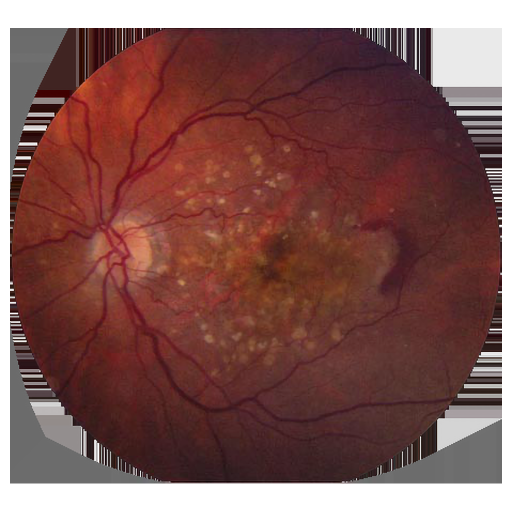
#> input picture Software/Python/BETA/Alpha/Age-related macular degeneration.png, 1024 x 1024 px, found by its file name (shown at 1/2 size)
$ python testing_1_2.py
#> lines starting #> are read from the running program, lines starting #| are printed output that depends on the picture; pictures that were not available may be replaced by others from this repository, and a replacement may not be noted
import numpy                                    as np       # Always behind the scenes
import requests                                             # Allows the program to send organic, grass-fed HTTP requests
import cv2                                                  # It's always a good idea to give vision to computers
import json                                                 # Allows the program to write and read parameters for tracking
import argparse                                             # CMD FTW
import os, platform

#---------setting up argparse-----------

parser = argparse.ArgumentParser()
parser.add_argument("-v", "--setvalues", action="store_true", help="allows you to set the program parameters")
parser.add_argument("-s", "--stream", default="rtsp://192.168.1.88/av0_1", type=str, help="sets the path to the\
image file, if none given goes to stream")
parser.add_argument("-o", "--overlay", required=False, type=str, help="sets the path to desired\
overlay image")
args = parser.parse_args()

#---------setting up Camera class-----------

class Camera:
    ''' Camera Class for the IP Camera, has 3 main methods

    Pan-Tilt-Zoom (PTZ): allows the camera to zoom and focus using the associated action strings,
    *the computer Needs to have the same IP address as the camera to function properly*
    Actions:
        ZoomADD: zooms the camera in by one step then attempts autofocus;
        ZoomSub: zooms the camera out by one step then attempts autofocus;
        FocusADD: focus' the camera in by one step;
        FocusSub: focus' the camera out by one step;

    Stream: displays the camera stream, while printing the video resolution

    Record: records the video stream to file using the inputed file name (remember ".avi" at the end)
    '''
    def __init__(self, ip = '192.168.1.88', user = 'admin', pwd = 'admin'):  # Default values are camera defaults
        self.ip = str(ip)
        self.user = str(user)
        self.pwd = str(pwd)
    # [39 lines left out: functions PTZ, Stream, Record, not called in this run]

camera = Camera()  # For easier access

#---------setting up Tracking and Overlaying Functions-----------

# [15 lines left out: function control, not called in this run]

def placeholder( x ):
    ''' Needed for trackbar functinality'''
    pass
def placeholder2( x ):
    ''' Needed for trackbar functinality'''
    pass
def placeholder3( x ):
    ''' Needed for trackbar functinality'''
    pass

#-----

def setup_windows2():
    ''' Sets up overlay scaling window for final display'''
    cv2.namedWindow( "ScaleBar" )
    cv2.moveWindow("ScaleBar", 0, 0)  # Sets window postion to top left of display
    cv2.createTrackbar( "OverlayScaleValue", "ScaleBar", 100, 200, placeholder2 )
    cv2.setMouseCallback( "ScaleBar", control )

    return
# [131 lines left out: functions setup_windows, ScaleBar_update, update_detector, get_trackbar_values, setup_detector, procFrame, not called in this run]

#-----

def prepare_overlay( img=None ):
    ''' Prepares the overlay with an alpha channel'''
    # Check whether an overlay is specified
    if( img != None ):
        # Load specific overlay
        img = cv2.imread( img, cv2.IMREAD_UNCHANGED )
    else:
        src = "/home/pi/pd3d/repos/AugmentedOphthalmoscope/Software/Python/BETA/Alpha/Age-related macular degeneration.png"
        # Load default overlay
        img = cv2.imread( src  , cv2.IMREAD_UNCHANGED )
#> img is the input picture: shape (1024, 1024, 4); mean B, G, R, A 83.4, 86.8, 127.7, 101.8
        # Load overlay image with Alpha channel

    # Split into constituent channels
    ( B, G, R, A ) = cv2.split( img )
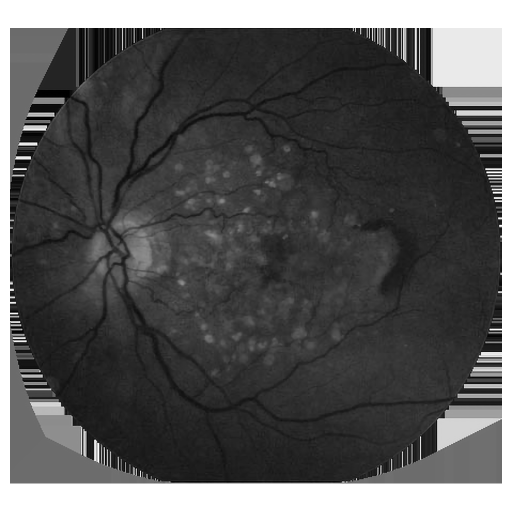
#> G: shape (1024, 1024) (shown at 1/2 size); min 0, max 255, mean 86.8
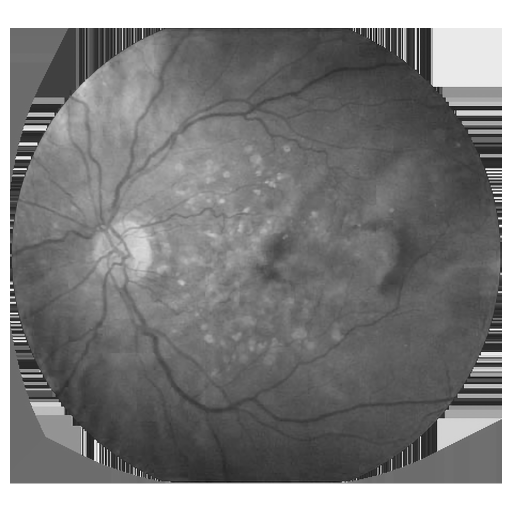
#> R: shape (1024, 1024) (shown at 1/2 size); min 0, max 255, mean 127.7
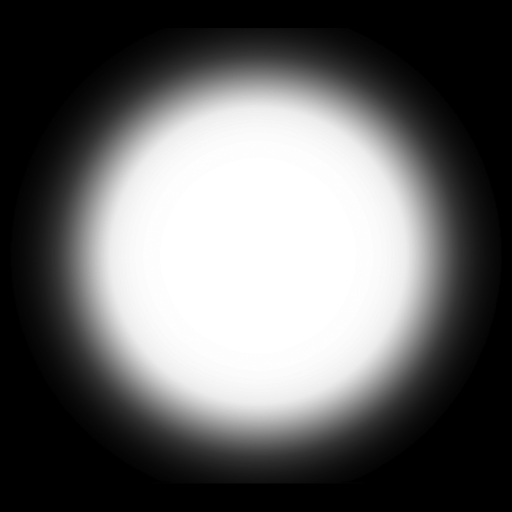
#> A: shape (1024, 1024) (shown at 1/2 size); min 0, max 255, mean 101.8
    # Add the Alpha to the B channel
    B = cv2.bitwise_and( B, B, mask=A )
    # Add the Alpha to the G channel
    G = cv2.bitwise_and( G, G, mask=A )
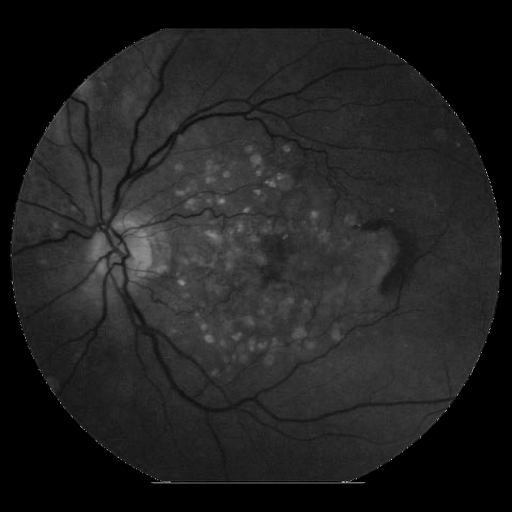
#> G: shape (1024, 1024) (shown at 1/2 size); min 0, max 255, mean 33.2
    # Add the Alpha to the R channel
    R = cv2.bitwise_and( R, R, mask=A )
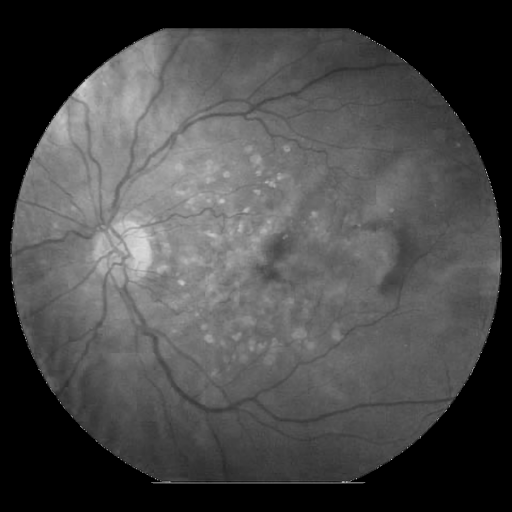
#> R: shape (1024, 1024) (shown at 1/2 size); min 0, max 255, mean 72.8
    # Finally, merge them back
    img = cv2.merge( [B, G, R, A] )
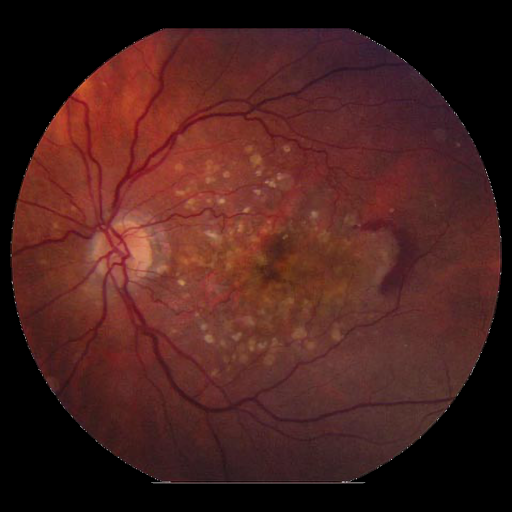
#> img: shape (1024, 1024, 4) (shown at 1/2 size); mean B, G, R, A 29.7, 33.2, 72.8, 101.8


    return( img )

#-----

# [103 lines left out: functions add_overlay, find_pupil, write_parameters, not called in this run]

#-----

def read_parameters( filename='parameter_data' ):
    ''' Reads parameter data in a JSON file for new program reset window'''
    parameters = cv2.SimpleBlobDetector_Params()
    with open( filename ) as json_file:
        param_dict = json.load(json_file)
        for p in param_dict['blobparam']:
            parameters.minDistBetweenBlobs = p['minDistBetweenBlobs']
            parameters.minInertiaRatio = p['minInertiaRatio']
            parameters.minConvexity = p['minConvexity']
            parameters.minCircularity = p['minCircularity']
            parameters.blobColor = p['color']
            parameters.maxArea = p['maxArea']
            parameters.minArea =  p['minArea']
        minHSV = np.empty(3)
        for p in param_dict['minHSV']:
            minHSV[0] = p['minH']
            minHSV[1] = p['minS']
            minHSV[2] = p['minV']
        maxHSV = np.empty(3)
        for p in param_dict['maxHSV']:
            maxHSV[0] = p['maxH']
            maxHSV[1] = p['maxS']
            maxHSV[2] = p['maxV']

    return ( parameters, minHSV, maxHSV )

#---------Running the program-----------

stream = cv2.VideoCapture(args.stream)  # Stream info from argparse

current_path     = os.getcwd()  # Get current working directory
overlay_path     = current_path + "/Alpha"  # Path to overlays
overlay_path_list= []  # List of images w\ full path
overlay_name_list= []  # List of images' names
valid_extensions = [ ".png" ]  # Allowable image extensions

for file in os.listdir( overlay_path ):  # Loop over images in directory
    extension    = os.path.splitext( file )[1]   # Get file's extensions

    if( extension.lower() not in valid_extensions ):  # If extensions is not in valid
        continue  # List, skip it.

    else:  # Else, append full file path
        overlay_path_list.append( os.path.join(overlay_path, file) )  # To list.
        overlay_name_list.append( os.path.splitext(file)[0] )

# Prepare overlay
global overlayImg, counter
counter     = 0  # Overlay switcher counter

if (args.overlay):  # If a overlay path is given
    overlayImg  = prepare_overlay( args["overlay"] )  # Prepare and process overlay
else:  # Else use defualt value in "prepare_overlay()" function
    overlayImg  = prepare_overlay()  # Prepare and process overlay

# If argparse setvalues flag is set trigger main loop
if(args.setvalues):
    setup_windows()  # Setup trackbar windows for main loop
    while(stream.isOpened()):
        ret, frame = stream.read()
        if ret == True:
            image = frame  # Copy for stacking
            (h, w) = frame.shape[:2]  # Determine width and height
            frame = np.dstack([ frame, np.ones((h, w),             # Stack the arrays in sequence,
                                               dtype="uint8") ])   # depth-wise ( along the z-axis )
            overlay = np.zeros( ( h, w, 4 ), "uint8" )  # Empty np array w\ same dimensions as the frame
            proc, minHSV, maxHSV = procFrame( image, None, None )  # Procceses frame for detection and returns values
            params, detector = update_detector()  # Updates detector values from trackbar
            image, img_detected, parameters = find_pupil( proc, overlay, overlayImg, frame )  # Returns positional data and parameters

            cv2.imshow( 'ScaleBar', image )  # Show final output
            cv2.imshow( 'BlobParamsBar', img_detected )  # Shows Blob detector window
            cv2.imshow( 'HSVbars', proc)  # Shows Rangefinder window
            if cv2.waitKey(1) & 0xFF == ord('r'):  # Press keystroke "r" to reset stream
                write_parameters( minHSV, maxHSV, parameters )
                print("Range Values")
                print(minHSV, maxHSV)
                print("Resetting program now")
                break
            elif cv2.waitKey(1) & 0xFF == ord('q'):  # Press keystroke "q" to quit stream
                print("Quitting now")
                break
        else:  # If video stream ends print values and exit
            print("Range Values")
            print(minHSV, maxHSV)
            print("Stream over, resetting program now")
            write_parameters( minHSV, maxHSV, parameters )
            break

    # Reset stream to reduce lag
    stream.release()
    cv2.destroyAllWindows()
    stream = cv2.VideoCapture(args.stream)

    setup_windows2()  # Setup final output window
    while(stream.isOpened()):
        ret, frame = stream.read()
        if ret == True:
            image = frame
            (h, w) = frame.shape[:2]  # Determine width and height
            frame = np.dstack([ frame, np.ones((h, w),                # Stack the arrays in sequence,
                                               dtype="uint8")*255 ])  # depth-wise ( along the z-axis )
            overlay = np.zeros( ( h, w, 4 ), "uint8" )  # Empty np array w\ same dimensions as the frame
            parameters, minHSV, maxHSV = read_parameters()  # Reads parameters from Json
            proc, minHSV, maxHSV = procFrame( image, minHSV, maxHSV )  # Procceses frame for detection and returns values
            image, img_detected, parameters = find_pupil( proc, overlay, overlayImg, frame, parameters )  # Returns positional data and parameters

            cv2.imshow( 'ScaleBar', image )  # Show final output
            if cv2.waitKey(1) & 0xFF == ord('q'):  # Press "q" to quit stream
                print("Closing program now")
                stream.release()
                cv2.destroyAllWindows()
        else:  # Break loop if stream is over
            print("Stream over, closing program now")
            break

# Else read parameter data from Json file fefault and show only final window
else:
    setup_windows2()
    while(stream.isOpened()):
        ret, frame = stream.read()
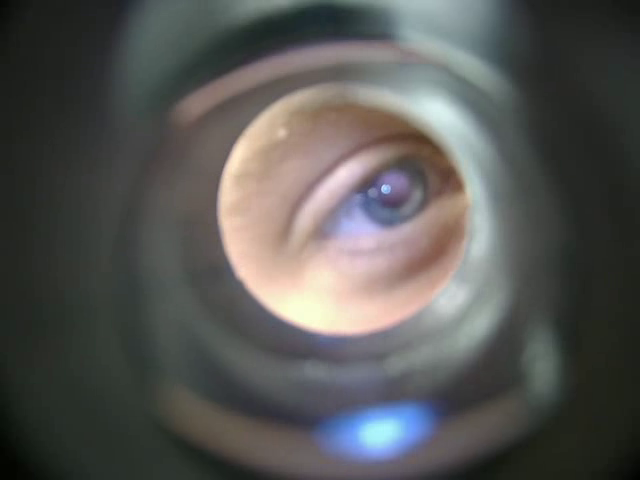
#> input picture frame 125 of Software/Python/BETA/blue_test_1.avi, 640 x 480 px, given in place of av0_1, which was not available
#> frame is the input picture: shape (480, 640, 3); mean B, G, R 84.5, 86.7, 87
        if ret == True:
            image = frame
            (h, w) = frame.shape[:2]  # Determine width and height
#> h = 480; w = 640
            frame = np.dstack([ frame, np.ones((h, w),                # Stack the arrays in sequence,
                                               dtype="uint8")*255 ])  # depth-wise ( along the z-axis )
#> frame: shape (480, 640, 4)
            overlay = np.zeros( ( h, w, 4 ), "uint8" )  # Empty np array w\ same dimensions as the frame
            parameters, minHSV, maxHSV = read_parameters()  # Reads parameters from Json
#> (the run stopped early here; a loop or call above may not have finished)
